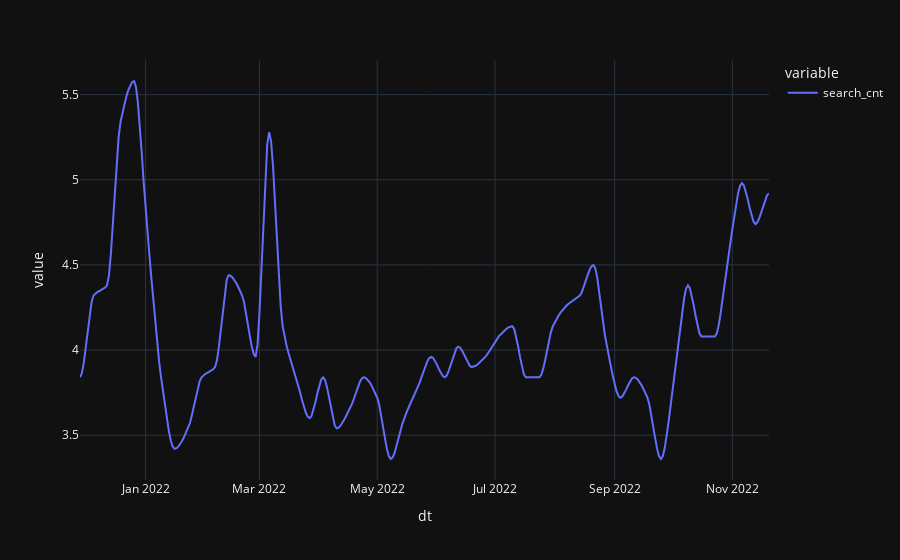

The code cell stored with this chart in its notebook:
### Code cell
# search_raw = pd.read_csv('../dictionary/google-trends/парфюм.csv', parse_dates=['Неделя'])
# search_int = search_raw.rename(columns={ 'Неделя': 'dt', 'Баллы': 'search_cnt' }).set_index('dt')
# search_int2 = search_int.resample('D').interpolate('pchip')
# search = search_int2.loc['2021-11-28':'2022-11-20']
# search.to_csv('../data/marking/search-aggregate.csv')
search = pd.read_csv('../data/marking/search-aggregate.csv', parse_dates=['dt'], index_col='dt')
search_std = 100 / 6 # @NOTE: Диапазон значений от 0 до 100
search_norm = search.copy()
search_norm['search_cnt'] = search_norm['search_cnt'] / search_std
px.line(search_norm)
# search_stdо

### Figure 1 — Plotly figure (JSON) as saved in the notebook; plotly's stock layout.template omitted (floating-point values rounded to 4 significant figures; data arrays with more than 128 entries replaced by an {"elided": "..."} marker saying what was removed)
{"data": [{"hovertemplate": "variable=search_cnt<br>dt=%{x}<br>value=%{y}<extra></extra>", "legendgroup": "search_cnt", "line": {"color": "#636efa", "dash": "solid"}, "marker": {"symbol": "circle"}, "mode": "lines", "name": "search_cnt", "orientation": "v", "showlegend": true, "x": {"elided": "358 str values"}, "xaxis": "x", "y": {"elided": "358 float values"}, "yaxis": "y", "type": "scatter"}], "layout": {"xaxis": {"anchor": "y", "domain": [0.0, 1.0], "title": {"text": "dt"}}, "yaxis": {"anchor": "x", "domain": [0.0, 1.0], "title": {"text": "value"}}, "legend": {"title": {"text": "variable"}, "tracegroupgap": 0}, "margin": {"t": 60}}}
